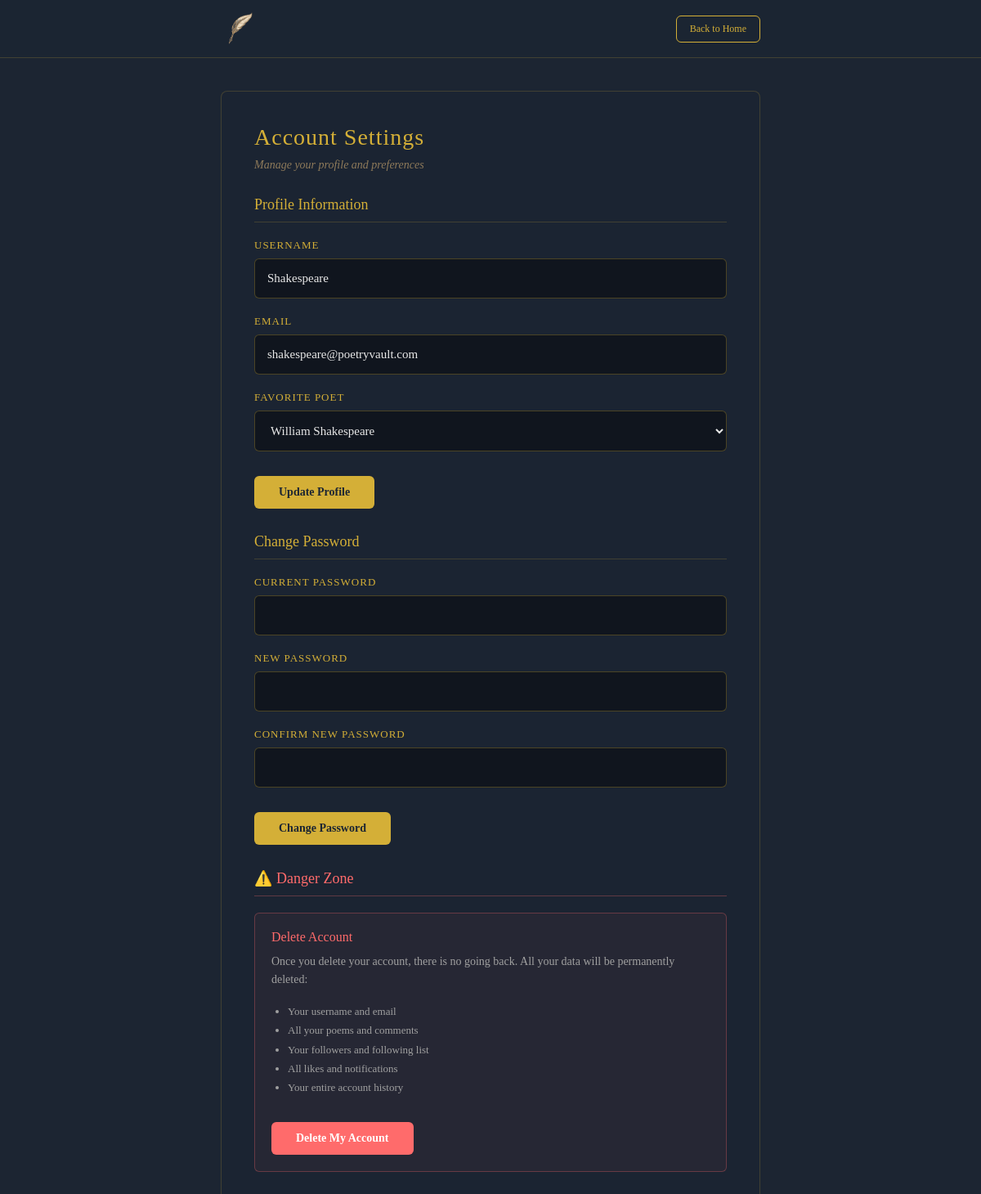
The app's page /settings (signed in) with its own data.
### models.py (models this page shows, shortened)
class User(UserMixin, db.Model):
    __tablename__ = 'users'
    id = db.Column(db.Integer, primary_key=True)
    username = db.Column(db.String(80), unique=True, nullable=False)
    email = db.Column(db.String(120), unique=True, nullable=False)
    password_hash = db.Column(db.String(255), nullable=False)
    age = db.Column(db.Integer, nullable=True)
    favorite_poet = db.Column(db.String(100), nullable=True)
    is_admin = db.Column(db.Boolean, default=False)
    has_seen_tutorial = db.Column(db.Boolean, default=False)
    subscription_tier = db.Column(db.String(20), default='free')  # free, plus, pro
    subscription_expires = db.Column(db.DateTime, nullable=True)
    created_at = db.Column(db.DateTime, default=datetime.utcnow)
    poems = db.relationship('Poem', backref='author', lazy=True)
    comments = db.relationship('Comment', backref='author', lazy=True)
    saved_poems = db.relationship('SavedPoem', backref='user', lazy=True, cascade='all, delete-orphan')
    likes = db.relationship('Like', backref='user', lazy=True, cascade='all, delete-orphan')
    notifications = db.relationship('Notification', backref='user', lazy=True, cascade='all, delete-orphan')
    highlights = db.relationship('Highlight', backref='user', lazy=True, cascade='all, delete-orphan')
    following = db.relationship('Follow', foreign_keys='Follow.follower_id', backref='follower', lazy='dynamic', cascade='all, delete-orphan')
    followers = db.relationship('Follow', foreign_keys='Follow.followed_id', backref='followed', lazy='dynamic', cascade='all, delete-orphan')

### app.py (the view)
    @app.route('/settings')
    @login_required
    def settings():
        return render_template('settings.html')

### templates/settings.html (shortened to what this page needs)
<!DOCTYPE html>
<html>
<head>
</head>
<body>
    <nav class="navbar">
        <div class="nav-container">
            <a href="/home" class="logo">
                <img src="{{ url_for('static', filename='images/logo.png') }}" alt="Poetry Vault" style="height: 40px; width: auto; vertical-align: middle;">
            </a>
            <a href="/home" class="btn-back">Back to Home</a>
        </div>
    </nav>
    <div class="container">
        <div class="settings-card">
            <h1>Account Settings</h1>
            <p class="subtitle">Manage your profile and preferences</p>
            <div class="section-title">Profile Information</div>
            <form method="POST" action="/settings/profile">
                <div class="form-group">
                    <label>Username</label>
                    <input type="text" name="username" value="{{ current_user.username }}">
                </div>
                <div class="form-group">
                    <label>Email</label>
                    <input type="email" name="email" value="{{ current_user.email }}">
                </div>
                <div class="form-group">
                    <label>Favorite Poet</label>
                    <select name="favorite_poet">
                        <option value="Shakespeare" {% if current_user.favorite_poet == 'Shakespeare' %}selected{% endif %}>William Shakespeare</option>
                    </select>
                </div>
                <button type="submit">Update Profile</button>
            </form>
            <div class="section-title">Change Password</div>
            <form method="POST" action="/settings/password">
                <div class="form-group">
                    <label>Current Password</label>
                    <input type="password" name="old_password" required>
                </div>
                <div class="form-group">
                    <label>New Password</label>
                    <input type="password" name="new_password" required>
                </div>
                <div class="form-group">
                    <label>Confirm New Password</label>
                    <input type="password" name="confirm_password" required>
                </div>
                <button type="submit">Change Password</button>
            </form>
            <div class="section-title" style="color: #ff6b6b; border-bottom-color: rgba(255, 107, 107, 0.3);">⚠️ Danger Zone</div>
            <div style="background: rgba(255, 107, 107, 0.05); border: 1px solid rgba(255, 107, 107, 0.3); border-radius: 6px; padding: 20px; margin-top: 20px;">
                <h3 style="color: #ff6b6b; font-size: 16px; margin-bottom: 10px; font-weight: normal;">Delete Account</h3>
                <p style="color: #a0a0a0; font-size: 14px; margin-bottom: 15px; line-height: 1.6;">
                    Once you delete your account, there is no going back. All your data will be permanently deleted:
                </p>
                <ul style="color: #a0a0a0; font-size: 13px; margin-bottom: 20px; margin-left: 20px; line-height: 1.8;">
                    <li>Your username and email</li>
                    <li>All your poems and comments</li>
                    <li>Your followers and following list</li>
                    <li>All likes and notifications</li>
                    <li>Your entire account history</li>
                </ul>
                <button onclick="confirmDeleteAccount()" style="background: #ff6b6b; color: white;">Delete My Account</button>
            </div>
        </div>
    </div>
</body>
</html>

### templates/settings.html (style rules this page uses)
* { margin: 0; padding: 0; box-sizing: border-box; }
body { font-family: 'Georgia', 'Times New Roman', serif; background: #1c2532; min-height: 100vh; color: #e8e8e8; }
.navbar { background: rgba(28, 37, 50, 0.95); border-bottom: 1px solid rgba(212, 175, 55, 0.2); padding: 15px 0; position: sticky; top: 0; z-index: 100; }
.nav-container { max-width: 700px; margin: 0 auto; padding: 0 20px; display: flex; justify-content: space-between; align-items: center; }
.logo { font-size: 24px; color: #d4af37; font-weight: 600; letter-spacing: 1px; text-decoration: none; }
.btn-back { padding: 8px 16px; background: transparent; color: #d4af37; border: 1px solid #d4af37; border-radius: 6px; text-decoration: none; font-size: 12px; font-weight: 500; }
.container { max-width: 700px; margin: 40px auto; padding: 0 20px; }
.settings-card { background: rgba(28, 37, 50, 0.8); border: 1px solid rgba(212, 175, 55, 0.2); border-radius: 8px; padding: 40px; margin-bottom: 20px; }
h1 { color: #d4af37; font-size: 28px; margin-bottom: 10px; font-weight: normal; letter-spacing: 1px; }
.subtitle { color: #8e7a5a; font-size: 14px; margin-bottom: 30px; font-style: italic; }
.section-title { color: #d4af37; font-size: 18px; margin: 30px 0 20px 0; padding-bottom: 10px; border-bottom: 1px solid rgba(212, 175, 55, 0.2); font-weight: normal; }
.section-title:first-of-type { margin-top: 0; }
.form-group { margin-bottom: 20px; }
label { display: block; color: #d4af37; font-size: 13px; margin-bottom: 8px; letter-spacing: 1px; text-transform: uppercase; }
input, select { width: 100%; padding: 15px; background: rgba(0, 0, 0, 0.4); border: 1px solid rgba(212, 175, 55, 0.3); border-radius: 6px; color: #e8e8e8; font-family: 'Georgia', serif; font-size: 15px; }
select { cursor: pointer; }
select option { background: #1c2532; }
button { padding: 12px 30px; background: #d4af37; color: #1c2532; border: none; border-radius: 6px; font-size: 14px; font-weight: 600; cursor: pointer; transition: all 0.2s; font-family: 'Georgia', serif; margin-top: 10px; }

### records on screen
User: username "Shakespeare", email "shakespeare@poetryvault.com", favorite_poet "William Shakespeare"
